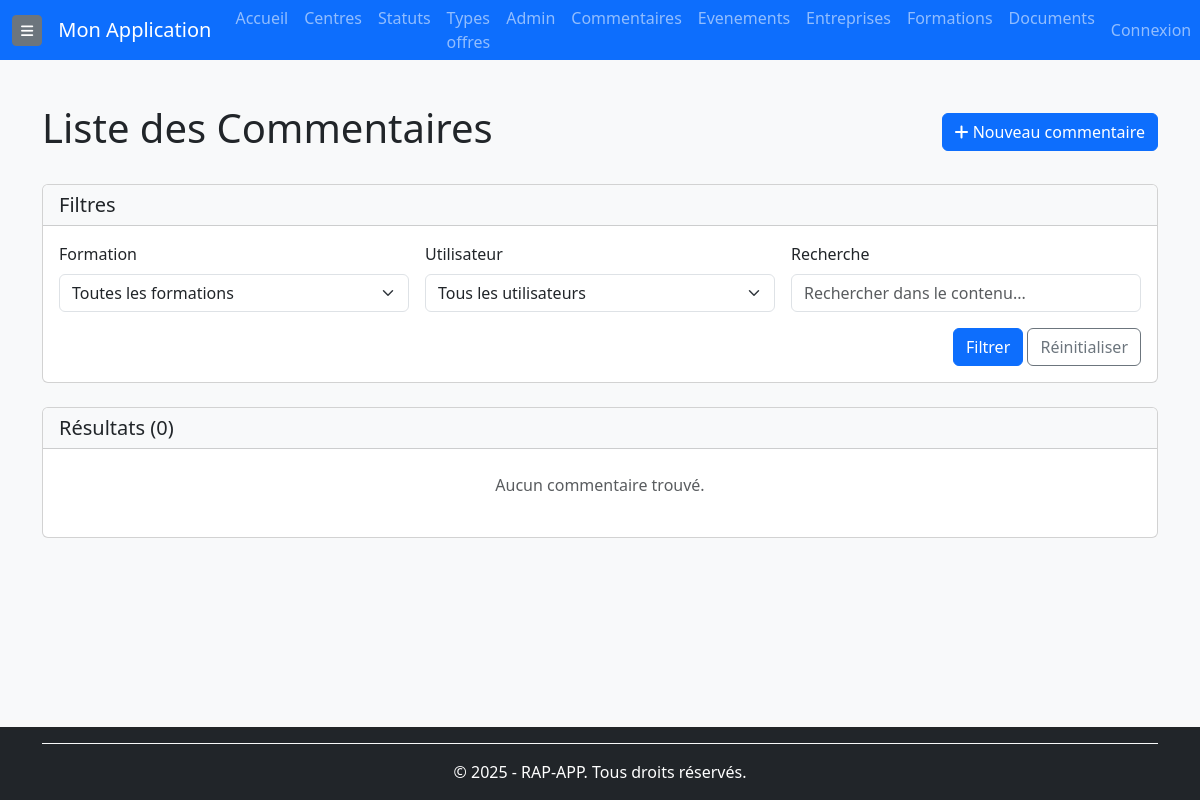
Page /commentaires/ (signed in) on the earlier database version.
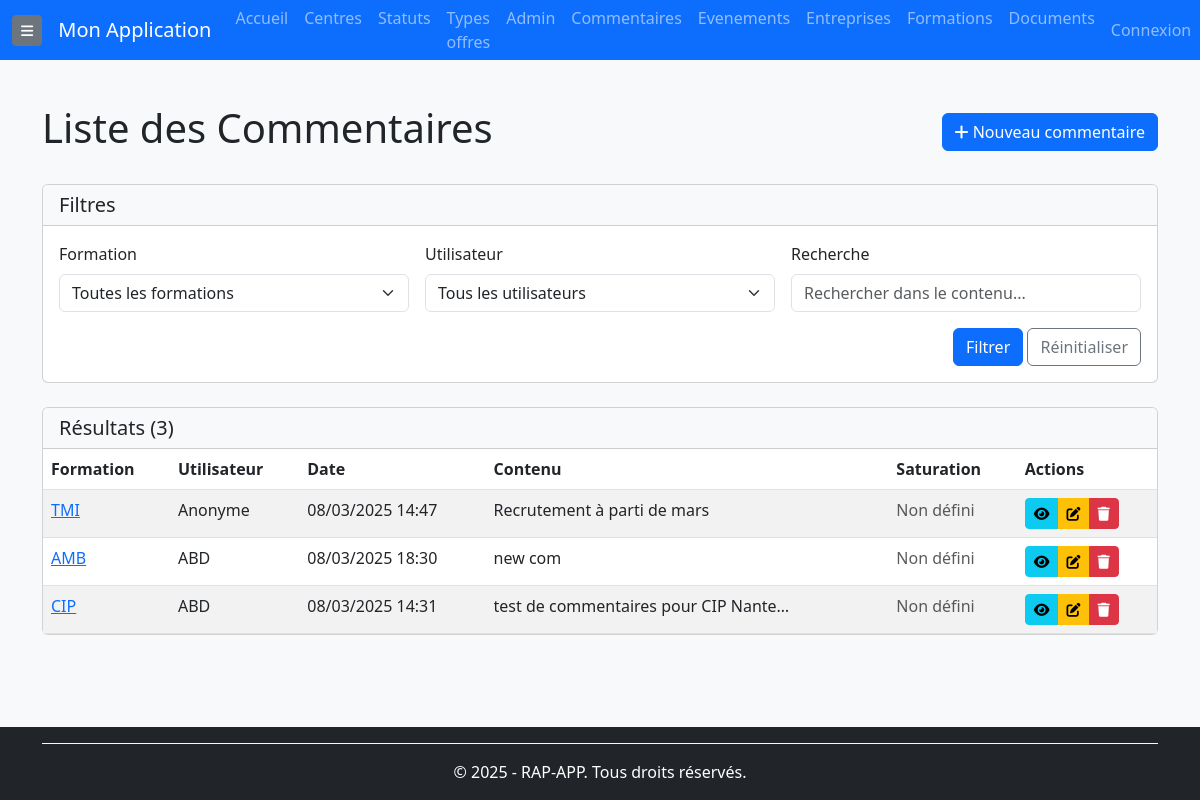
Same page on the later database version.
### rap_app/models/commentaires.py (models this page shows, shortened)
class Commentaire(BaseModel):
    formation = models.ForeignKey(Formation, on_delete=models.CASCADE, related_name="commentaires", verbose_name="Formation")
    utilisateur = models.ForeignKey(User, on_delete=models.CASCADE, blank=True, null=True, related_name="commentaires", verbose_name="Utilisateur associé")
    contenu = models.TextField(verbose_name="Contenu du commentaire")
    saturation = models.PositiveIntegerField(null=True, blank=True,verbose_name="Niveau de saturation (%)")
    class Meta:
        verbose_name = "Commentaire"
        verbose_name_plural = "Commentaires"
        ordering = ['formation', '-created_at']
        indexes = [
            models.Index(fields=['created_at']),
            models.Index(fields=['formation']),
        ]

### rap_app/models/formations.py (models this page shows, shortened)
class Formation(BaseModel):
    nom = models.CharField(max_length=255, verbose_name="Nom de la formation")
    centre = models.ForeignKey(Centre, on_delete=models.CASCADE, related_name='formations', verbose_name="Centre de formation")
    type_offre = models.ForeignKey(TypeOffre, on_delete=models.CASCADE, related_name="formations", verbose_name="Type d'offre")
    statut = models.ForeignKey(Statut, on_delete=models.CASCADE, related_name="formations", verbose_name="Statut de la formation")
    start_date = models.DateField(null=True, blank=True, verbose_name="Date de début")
    end_date = models.DateField(null=True, blank=True, verbose_name="Date de fin")
    num_kairos = models.CharField(max_length=50, null=True, blank=True, verbose_name="Numéro Kairos")
    num_offre = models.CharField(max_length=50, null=True, blank=True, verbose_name="Numéro de l'offre")
    num_produit = models.CharField(max_length=50, null=True, blank=True, verbose_name="Numéro du produit")
    prevus_crif = models.PositiveIntegerField(default=0, verbose_name="Places prévues CRIF")
    prevus_mp = models.PositiveIntegerField(default=0, verbose_name="Places prévues MP")
    inscrits_crif = models.PositiveIntegerField(default=0, verbose_name="Inscrits CRIF")
    inscrits_mp = models.PositiveIntegerField(default=0, verbose_name="Inscrits MP")
    assistante = models.CharField(max_length=255, null=True, blank=True, verbose_name="Assistante")
    cap = models.PositiveIntegerField(null=True, blank=True, verbose_name="Capacité maximale")
    convocation_envoie = models.BooleanField(default=False, verbose_name="Convocation envoyée")
    entresformation = models.PositiveIntegerField(default=0, verbose_name="Entrées en formation")
    nombre_candidats = models.PositiveIntegerField(default=0, verbose_name="Nombre de candidats")
    nombre_entretiens = models.PositiveIntegerField(default=0, verbose_name="Nombre d'entretiens")
    nombre_evenements = models.PositiveIntegerField(default=0, verbose_name="Nombre d'événements")
    dernier_commentaire = models.TextField(null=True, blank=True, verbose_name="Dernier commentaire")
    entreprises = models.ManyToManyField(Entreprise, related_name="formations", verbose_name="Partenaires", blank=True)
    utilisateur = models.ForeignKey(User, on_delete=models.SET_NULL, null=True, blank=True,related_name="formations_creees",verbose_name="Créé par" )
    objects = FormationManager()
    class Meta:
        verbose_name = "Formation"
        verbose_name_plural = "Formations"
        ordering = ['-start_date', 'nom']
        indexes = [
            models.Index(fields=['start_date']),
            models.Index(fields=['end_date']),
            models.Index(fields=['nom']),
        ]

### rap_app/views/commentaires_views.py (the view)
# urls.py: path('commentaires/', commentaires_views.CommentaireListView.as_view(), name='commentaire-list'),
class CommentaireListView(BaseListView):
    model = Commentaire
    context_object_name = 'commentaires'
    template_name = 'commentaires/commentaire_list.html'
    def get_queryset(self):
        queryset = super().get_queryset().select_related('formation', 'utilisateur')
        formation_id = self.request.GET.get('formation')
        if formation_id:
            queryset = queryset.filter(formation_id=formation_id)
        utilisateur_id = self.request.GET.get('utilisateur')
        if utilisateur_id:
            queryset = queryset.filter(utilisateur_id=utilisateur_id)
        q = self.request.GET.get('q')
        if q:
            queryset = queryset.filter(contenu__icontains=q)
        return queryset
    def get_context_data(self, **kwargs):
        context = super().get_context_data(**kwargs)
        context['filters'] = {
            'formation': self.request.GET.get('formation', ''),
            'utilisateur': self.request.GET.get('utilisateur', ''),
            'q': self.request.GET.get('q', ''),
        }
        context['formations'] = Formation.objects.all()
        return context

### rap_app/templates/commentaires/commentaire_list.html (shortened to what the changed rows need)
{% extends 'base.html' %}
{% load static %}
{% block content %}
<div class="container mt-4">
    <div class="d-flex justify-content-between align-items-center mb-4">
        <h1>Liste des Commentaires</h1>
    </div>
    <div class="card">
        <div class="card-header bg-light">
            <div class="d-flex justify-content-between align-items-center">
                <h5 class="mb-0">Résultats ({{ commentaires|length }})</h5>
            </div>
        </div>
        <div class="card-body p-0">
            {% if commentaires %}
                <div class="table-responsive">
                    <table class="table table-hover table-striped mb-0">
                        <thead>
                            <tr>
                                <th>Formation</th>
                                <th>Utilisateur</th>
                                <th>Date</th>
                                <th>Contenu</th>
                                <th>Saturation</th>
                                <th>Actions</th>
                            </tr>
                        </thead>
                        <tbody>
                            {% for commentaire in commentaires %}
                                <tr>
                                    <td>
                                        <a href="{% url 'formation-detail' commentaire.formation.id %}">
                                            {{ commentaire.formation.nom }}
                                        </a>
                                    </td>
                                    <td>{{ commentaire.utilisateur.username|default:"Anonyme" }}</td>
                                    <td>{{ commentaire.created_at|date:"d/m/Y H:i" }}</td>
                                    <td>
                                        <div class="text-truncate" style="max-width: 300px;">
                                            {{ commentaire.contenu }}
                                        </div>
                                    </td>
                                    <td>
                                        {% if commentaire.saturation %}
                                            <div class="progress" style="height: 20px;">
                                                <div class="progress-bar
                                                    {% if commentaire.saturation >= 80 %}bg-success
                                                    {% elif commentaire.saturation >= 50 %}bg-info
                                                    {% else %}bg-warning{% endif %}"
                                                    role="progressbar"
                                                    style="width: {{ commentaire.saturation }}%;"
                                                    aria-valuenow="{{ commentaire.saturation }}"
                                                    aria-valuemin="0"
                                                    aria-valuemax="100">
                                                    {{ commentaire.saturation }}%
                                                </div>
                                            </div>
                                        {% else %}
                                            <span class="text-muted">Non défini</span>
                                        {% endif %}
                                    </td>
                                    <td>
                                        <div class="btn-group btn-group-sm">
                                            <a href="{% url 'commentaire-detail' commentaire.id %}" class="btn btn-info" title="Détails">
                                                <i class="fas fa-eye"></i>
                                            </a>
                                            <a href="{% url 'commentaire-update' commentaire.id %}" class="btn btn-warning" title="Modifier">
                                                <i class="fas fa-edit"></i>
                                            </a>
                                            <a href="{% url 'commentaire-delete' commentaire.id %}" class="btn btn-danger" title="Supprimer">
                                                <i class="fas fa-trash"></i>
                                            </a>
                                        </div>
                                    </td>
                                </tr>
                            {% endfor %}
                        </tbody>
                    </table>
                </div>
            {% else %}
                <div class="text-center py-4">
                    <p class="text-muted">Aucun commentaire trouvé.</p>
                </div>
            {% endif %}
        </div>
    </div>
</div>
{% endblock %}

Differences in the rows shown:
added Commentaire: formation.nom "TMI", utilisateur.username "Anonyme", created_at "08/03/2025 14:47", contenu "Recrutement à parti de mars", shows "Non défini"
added Commentaire: formation.nom "AMB", utilisateur.username "ABD", created_at "08/03/2025 18:30", contenu "new com", shows "Non défini"
added Commentaire: formation.nom "CIP", utilisateur.username "ABD", created_at "08/03/2025 14:31", contenu "test de commentaires pour CIP Nante…", shows "Non défini"
Other differences:
{{ commentaires|length }}: "0" → "3"
text no longer shown: "Aucun commentaire trouvé."
text now shown: "Formation Utilisateur Date Contenu Saturation Actions"
